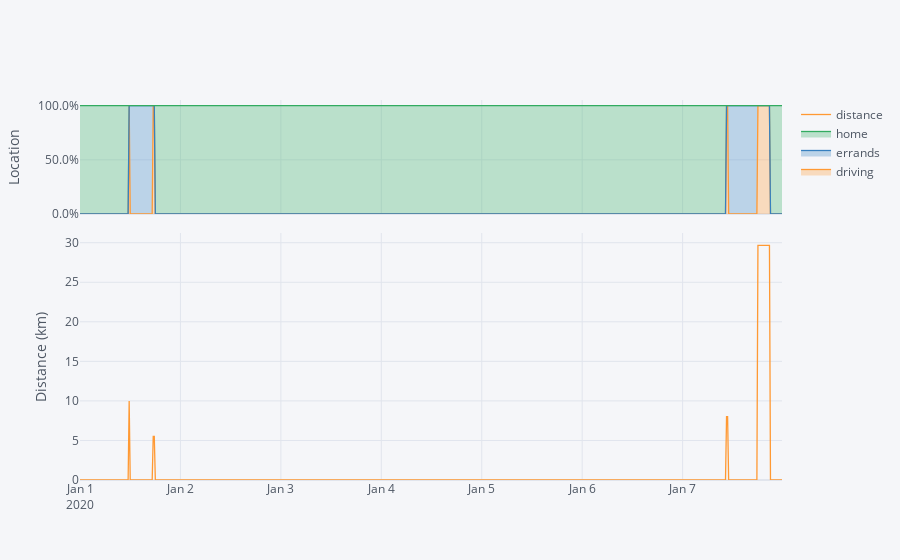

Here is the notebook cell this chart was saved with:
### Code cell
fig_mobility

### Figure 1 — Plotly figure (JSON) as saved in the notebook; plotly's stock layout.template omitted (floating-point values rounded to 4 significant figures; data arrays with more than 128 entries replaced by an {"elided": "..."} marker saying what was removed)
{"data": [{"fill": "tonexty", "fillcolor": "rgba(255, 153, 51, 0.3)", "line": {"color": "rgba(255, 153, 51, 1.0)", "dash": "solid", "shape": "linear", "width": 1.3}, "mode": "lines", "name": "driving", "text": "", "type": "scatter", "x": {"elided": "672 str values"}, "xaxis": "x", "y": {"elided": "672 int values"}, "yaxis": "y"}, {"fill": "tonexty", "fillcolor": "rgba(55, 128, 191, 0.3)", "line": {"color": "rgba(55, 128, 191, 1.0)", "dash": "solid", "shape": "linear", "width": 1.3}, "mode": "lines", "name": "errands", "text": "", "type": "scatter", "x": {"elided": "672 str values"}, "xaxis": "x", "y": {"elided": "672 int values"}, "yaxis": "y"}, {"fill": "tonexty", "fillcolor": "rgba(50, 171, 96, 0.3)", "line": {"color": "rgba(50, 171, 96, 1.0)", "dash": "solid", "shape": "linear", "width": 1.3}, "mode": "lines", "name": "home", "text": "", "type": "scatter", "x": {"elided": "672 str values"}, "xaxis": "x", "y": {"elided": "672 int values"}, "yaxis": "y"}, {"line": {"color": "rgba(255, 153, 51, 1.0)", "dash": "solid", "shape": "linear", "width": 1.3}, "mode": "lines", "name": "distance", "text": "", "type": "scatter", "x": {"elided": "672 str values"}, "xaxis": "x2", "y": {"elided": "672 float values"}, "yaxis": "y2"}], "layout": {"legend": {"bgcolor": "#F5F6F9", "font": {"color": "#4D5663"}}, "paper_bgcolor": "#F5F6F9", "plot_bgcolor": "#F5F6F9", "title": {"font": {"color": "#4D5663"}}, "xaxis": {"anchor": "y", "domain": [0, 1], "gridcolor": "#E1E5ED", "matches": "x2", "showgrid": true, "showticklabels": false, "tickfont": {"color": "#4D5663"}, "title": {"font": {"color": "#4D5663"}, "text": ""}, "zerolinecolor": "#E1E5ED"}, "xaxis2": {"anchor": "y2", "domain": [0, 1], "gridcolor": "#E1E5ED", "showgrid": true, "tickfont": {"color": "#4D5663"}, "title": {"font": {"color": "#4D5663"}, "text": ""}, "zerolinecolor": "#E1E5ED"}, "yaxis": {"anchor": "x", "domain": [0.7, 1], "gridcolor": "#E1E5ED", "rangemode": "tozero", "showgrid": true, "tickfont": {"color": "#4D5663"}, "tickformat": ".1%", "title": {"font": {"color": "#4D5663"}, "text": "Location"}, "zerolinecolor": "#E1E5ED"}, "yaxis2": {"anchor": "x2", "domain": [0, 0.65], "gridcolor": "#E1E5ED", "rangemode": "tozero", "showgrid": true, "tickfont": {"color": "#4D5663"}, "title": {"font": {"color": "#4D5663"}, "text": "Distance (km)"}, "zerolinecolor": "#E1E5ED"}}}
